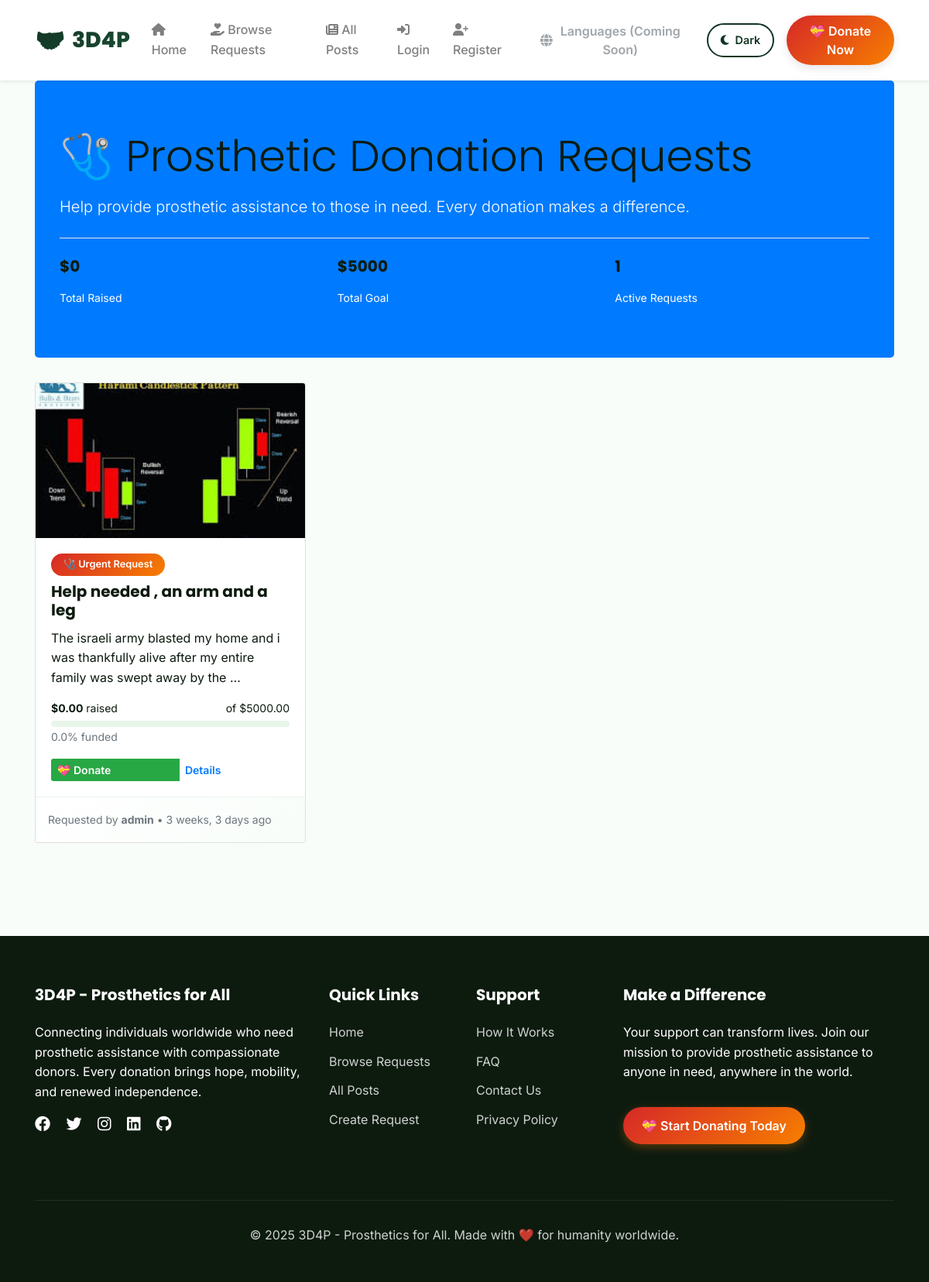
/donations/, run on an earlier commit of the app's database.
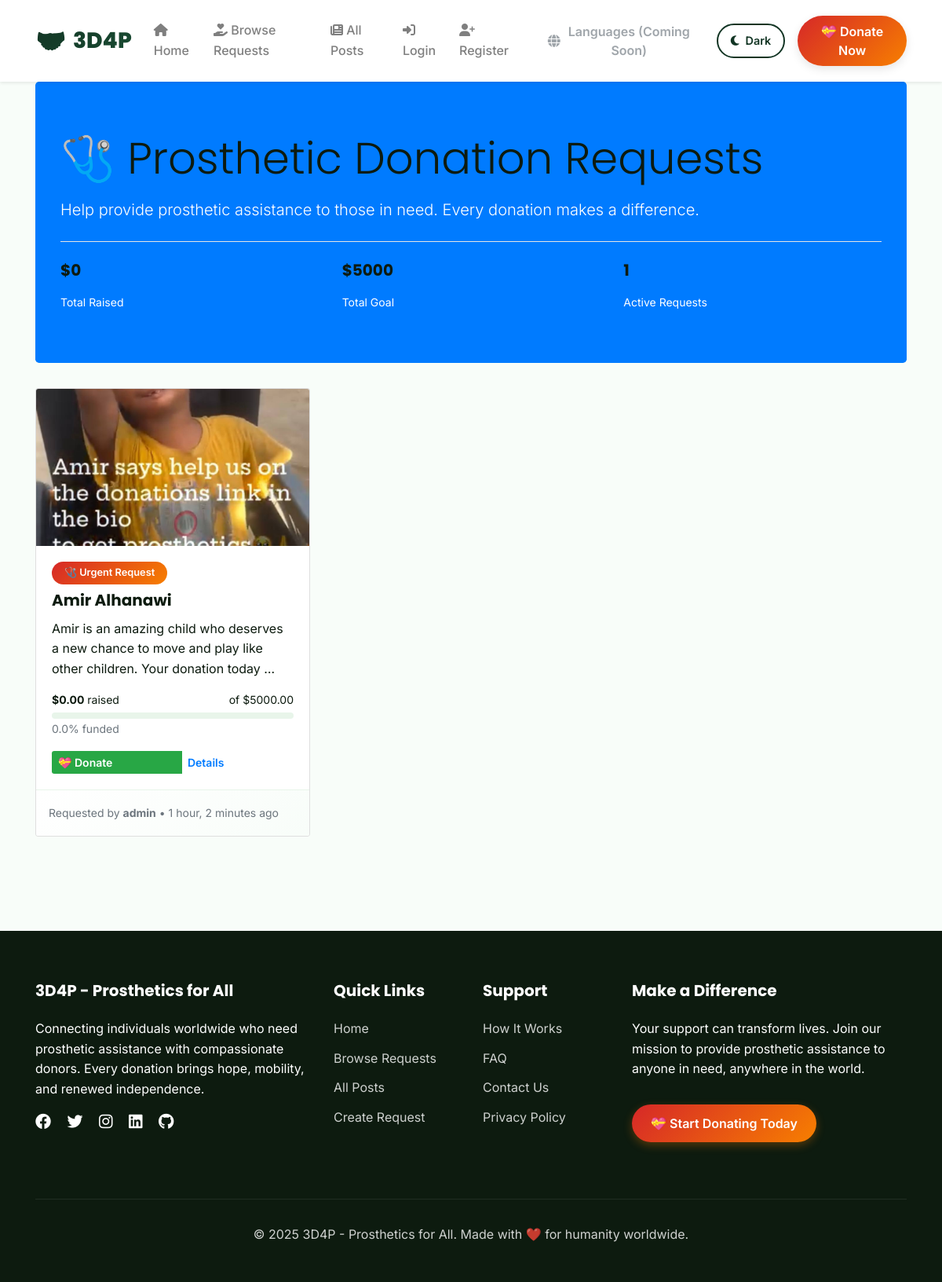
And on a later commit of the database.
### posts/models.py (models this page shows, shortened)
class Post(models.Model):
    POST_TYPE_CHOICES = [
        ('regular', 'Regular Post'),
        ('donation', 'Donation Request'),
    ]
    author = models.ForeignKey(User, on_delete=models.CASCADE, null=True, blank=True)
    author_name = models.CharField(max_length=100, blank=True)
    title = models.CharField(max_length=200)
    content = models.TextField()
    post_type = models.CharField(max_length=20, choices=POST_TYPE_CHOICES, default='regular')
    is_approved = models.BooleanField(default=False)
    created_at = models.DateTimeField(auto_now_add=True)
    updated_at = models.DateTimeField(auto_now=True)
    view_count = models.IntegerField(default=0)
    share_count = models.IntegerField(default=0)
    image = models.ImageField(upload_to='post_images/', null=True, blank=True)

### donations/models.py (models this page shows, shortened)
class DonationGoal(models.Model):
    post = models.OneToOneField(Post, on_delete=models.CASCADE, related_name='donation_goal')
    goal_amount = models.DecimalField(max_digits=10, decimal_places=2)
    current_amount = models.DecimalField(max_digits=10, decimal_places=2, default=Decimal('0.00'))
    is_active = models.BooleanField(default=True)
    created_at = models.DateTimeField(auto_now_add=True)
    @property
    def progress_percentage(self):
        if self.goal_amount == 0:
            return 0
        return min((self.current_amount / self.goal_amount) * 100, 100)
    def update_current_amount(self):
        total = self.post.donations.filter(payment_status='completed').aggregate(
            total=models.Sum('amount')
        )['total'] or Decimal('0.00')
        self.current_amount = total
        self.save()
        return self.current_amount

### users/models.py (models this page shows, shortened)
class CustomUser(AbstractUser):
    is_member = models.BooleanField(default=False)
    is_verified = models.BooleanField(default=False)
    bio = models.TextField(blank=True)
    date_of_birth = models.DateField(null=True, blank=True)
    pass

### donations/views.py (the view)
# urls.py: path('', views.donation_list, name='donation_list'),
def donation_list(request):
    posts_with_goals = Post.objects.filter(
        post_type='donation',
        is_approved=True,
        donation_goal__is_active=True
    ).select_related('donation_goal', 'author').prefetch_related('donations')
    for post in posts_with_goals:
        post.donation_goal.update_current_amount()
    paginator = Paginator(posts_with_goals, 12)
    page_number = request.GET.get('page')
    page_obj = paginator.get_page(page_number)
    context = {
        'posts': page_obj,
        'total_raised': sum(post.donation_goal.current_amount for post in posts_with_goals),
        'total_goals': sum(post.donation_goal.goal_amount for post in posts_with_goals),
    }
    return render(request, 'donations/donation_list.html', context)

### utils/error_handlers.py (called while the page is built)
    def __call__(self, request):
        if self.is_suspicious_request(request):
            logger.warning(
                f"Suspicious request detected: {request.method} {request.get_full_path()} "
                f"from IP: {self.get_client_ip(request)}"
            )
        response = self.get_response(request)
        return response

    def is_suspicious_request(self, request):
        suspicious_patterns = [
            'admin/', 'wp-admin/', 'phpmyadmin/', '.env', 'config.php',
            'shell.php', 'cmd.php', 'eval(', 'system(', 'exec('
        ]
        path = request.get_full_path().lower()
        return any(pattern in path for pattern in suspicious_patterns)

### donations/templates/donations/donation_list.html (shortened to what this page needs)
{% extends 'base.html' %}
{% block content %}
<div class="container mt-4">
    <div class="jumbotron bg-primary text-white">
        <h1 class="display-4">🩺 Prosthetic Donation Requests</h1>
        <p class="lead">Help provide prosthetic assistance to those in need. Every donation makes a difference.</p>
        <hr class="my-4 bg-white">
        <div class="row">
            <div class="col-md-4">
                <h5>${{ total_raised|floatformat:0 }}</h5>
                <small>Total Raised</small>
            </div>
            <div class="col-md-4">
                <h5>${{ total_goals|floatformat:0 }}</h5>
                <small>Total Goal</small>
            </div>
            <div class="col-md-4">
                <h5>{{ posts|length }}</h5>
                <small>Active Requests</small>
            </div>
        </div>
    </div>
    {% if posts %}
        <div class="row">
            {% for post in posts %}
            <div class="col-md-6 col-lg-4 mb-4">
                <div class="card h-100">
                    {% if post.image %}
                        <img src="{{ post.image.url }}" class="card-img-top" alt="{{ post.title }}" style="height: 200px; object-fit: cover;">
                    {% endif %}
                    <div class="card-body d-flex flex-column">
                        <span class="badge badge-danger mb-2 align-self-start">🩺 Urgent Request</span>
                        <h5 class="card-title">{{ post.title }}</h5>
                        <p class="card-text flex-grow-1">{{ post.content|truncatewords:20 }}</p>
                        {% if post.donation_goal %}
                        <div class="mb-3">
                            <div class="d-flex justify-content-between mb-1">
                                <small><strong>${{ post.donation_goal.current_amount }}</strong> raised</small>
                                <small>of ${{ post.donation_goal.goal_amount }}</small>
                            </div>
                            <div class="progress" style="height: 8px;">
                            </div>
                            <small class="text-muted">{{ post.donation_goal.progress_percentage|floatformat:1 }}% funded</small>
                        </div>
                        {% endif %}
                        <div class="mt-auto">
                            <div class="btn-group btn-group-sm d-flex">
                                <a href="{% url 'donate_to_post' post.id %}" class="btn btn-success flex-fill">
                                    💝 Donate
                                </a>
                                <a href="{% url 'post_detail' post.pk %}" class="btn btn-outline-primary flex-fill">
                                    Details
                                </a>
                            </div>
                        </div>
                    </div>
                    <div class="card-footer bg-light">
                        <small class="text-muted">
                            Requested by
                            {% if post.author %}
                                <strong>{{ post.author.username }}</strong>
                            {% else %}
                                <strong>{{ post.author_name }}</strong>
                            {% endif %}
                            • {{ post.created_at|timesince }} ago
                        </small>
                    </div>
                </div>
            </div>
            {% endfor %}
        </div>
    {% endif %}
</div>
{% endblock %}

What changed in the data, as far as the page shows it:
removed Post: image (picture), title "Help needed , an arm and a leg", content "The israeli army blasted my home and i was thankfully alive after my entire family was swept away by the …", donation_goal.current_amount "0.00", donation_goal.goal_amount "5000.00", donation_goal.progress_percentage "0.0", author.username "admin", created_at "3 weeks, 3 days"
added Post: image (picture), title "Amir Alhanawi", content "Amir is an amazing child who deserves a new chance to move and play like other children. Your donation today …", donation_goal.current_amount "0.00", donation_goal.goal_amount "5000.00", donation_goal.progress_percentage "0.0", author.username "admin", created_at "1 hour, 2 minutes"
